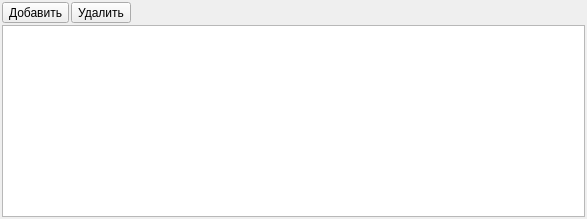
     <widget class="QWidget" name="pageDiscounts">
      <layout class="QVBoxLayout" name="verticalLayout">
       <property name="spacing">
        <number>2</number>
       </property>
       <property name="leftMargin">
        <number>2</number>
       </property>
       <property name="topMargin">
        <number>2</number>
       </property>
       <property name="rightMargin">
        <number>2</number>
       </property>
       <property name="bottomMargin">
        <number>2</number>
       </property>
       <item>
        <layout class="QHBoxLayout" name="horizontalLayout_2">
         <property name="spacing">
          <number>2</number>
         </property>
         <item>
          <widget class="QToolButton" name="toolButtonAddDiscount">
           <property name="toolTip">
            <string>Добавить скидку из справочника скидок</string>
           </property>
           <property name="text">
            <string>Добавить</string>
           </property>
           <property name="icon">
            <iconset resource="../../res.qrc">
             <normaloff>:/32/icons/32x32/add.png</normaloff>:/32/icons/32x32/add.png</iconset>
           </property>
           <property name="iconSize">
            <size>
             <width>24</width>
             <height>24</height>
            </size>
           </property>
           <property name="toolButtonStyle">
            <enum>Qt::ToolButtonTextBesideIcon</enum>
           </property>
          </widget>
         </item>
         <item>
          <widget class="QToolButton" name="toolButtonDelDiscount">
           <property name="toolTip">
            <string>Удалить скидку</string>
           </property>
           <property name="text">
            <string>Удалить</string>
           </property>
           <property name="icon">
            <iconset resource="../../res.qrc">
             <normaloff>:/32/icons/32x32/delete.png</normaloff>:/32/icons/32x32/delete.png</iconset>
           </property>
           <property name="iconSize">
            <size>
             <width>24</width>
             <height>24</height>
            </size>
           </property>
          </widget>
         </item>
         <item>
          <spacer name="horizontalSpacer_4">
           <property name="orientation">
            <enum>Qt::Horizontal</enum>
           </property>
           <property name="sizeHint" stdset="0">
            <size>
             <width>454</width>
             <height>20</height>
            </size>
           </property>
          </spacer>
         </item>
        </layout>
       </item>
       <item>
        <widget class="QTreeView" name="treeViewDiscounts">
         <property name="selectionMode">
          <enum>QAbstractItemView::ExtendedSelection</enum>
         </property>
        </widget>
       </item>
      </layout>
     </widget>
